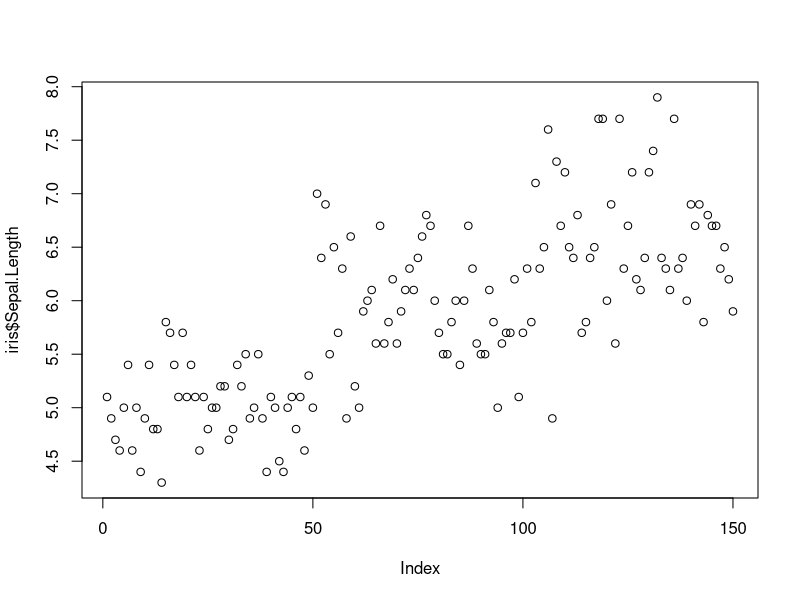
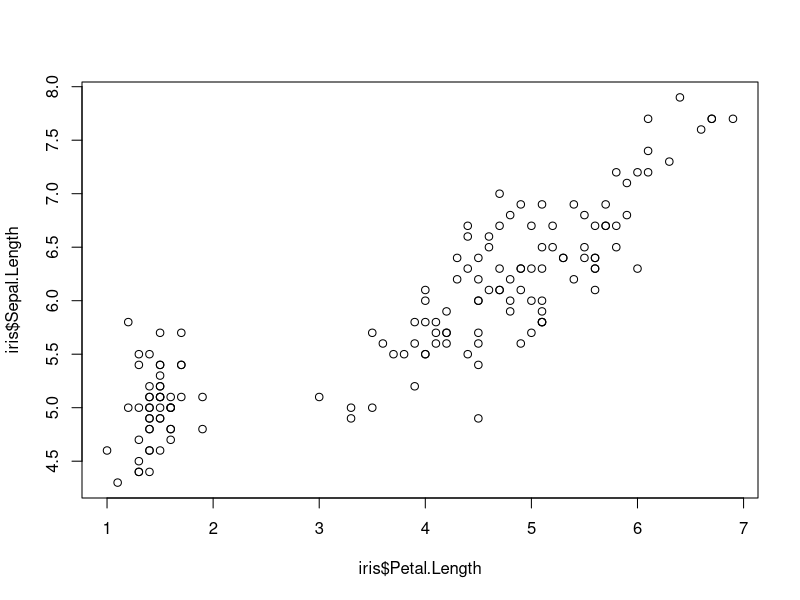
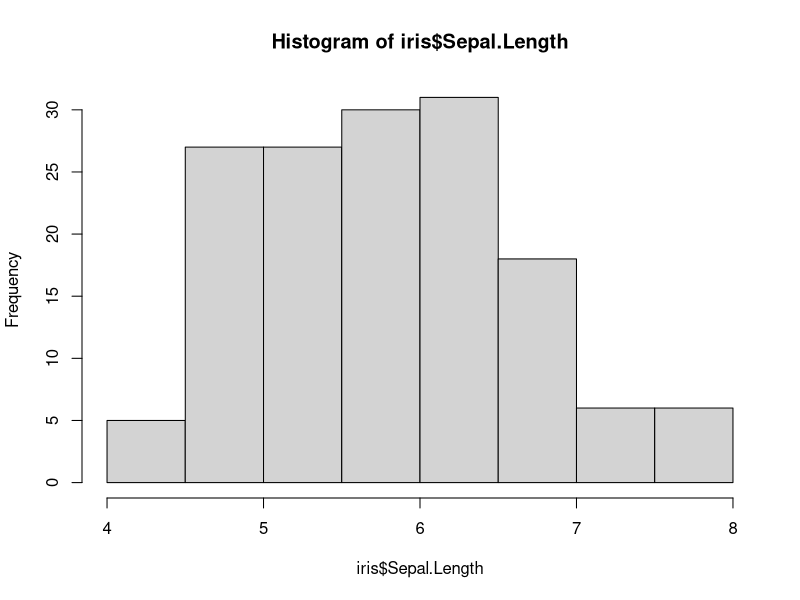
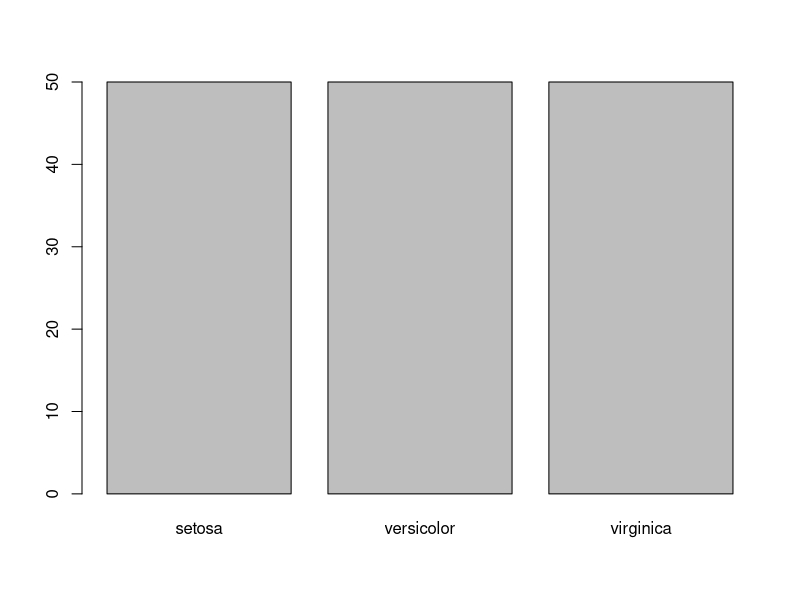
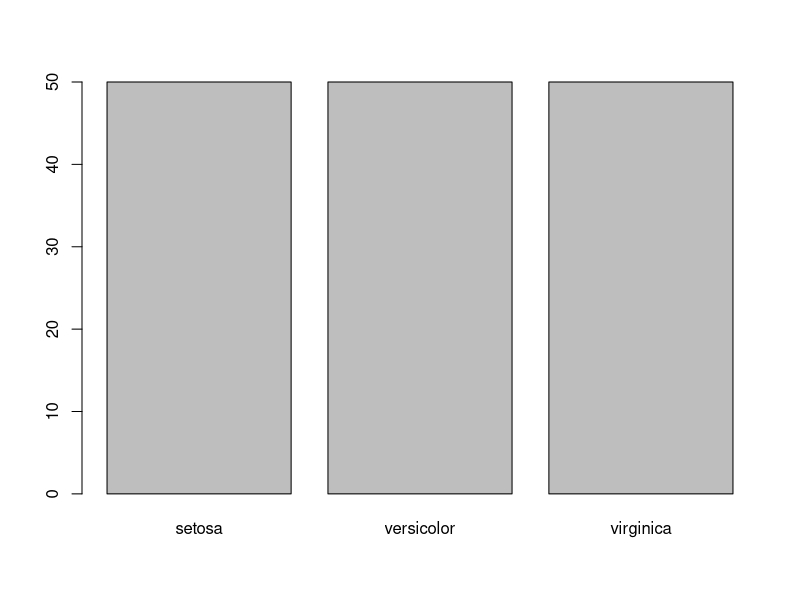
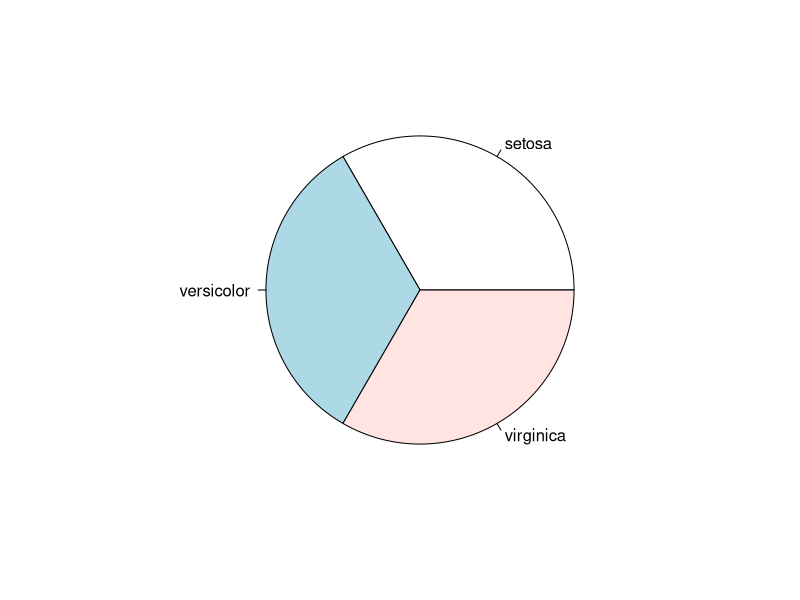
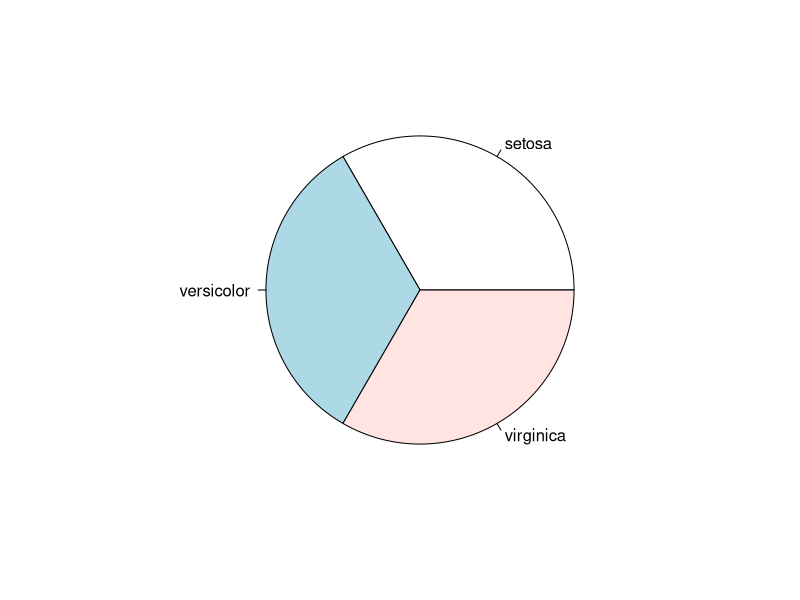
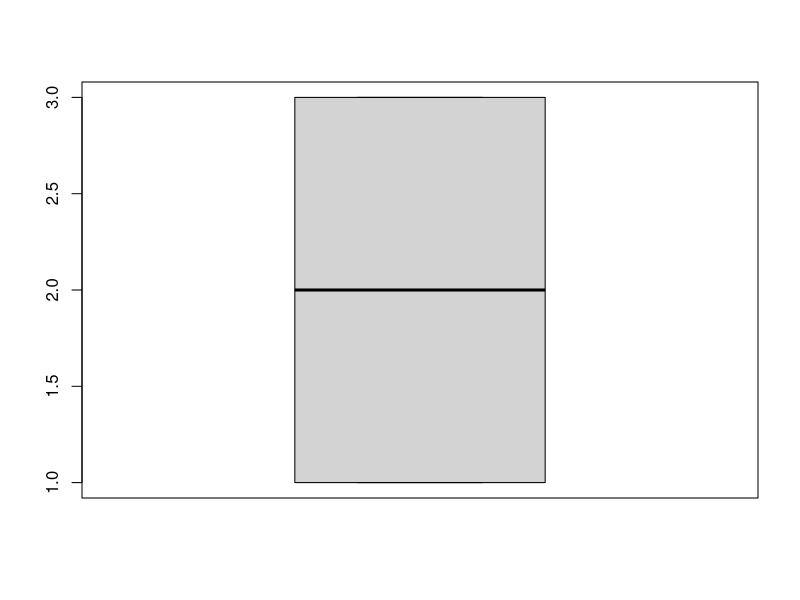

Generate these figures, in order, with R: (Note: this script raises an error after producing the figures.)
# Prepare!
#
data(iris)

# plot()
#
?plot

# Index plots
#
plot(iris$Sepal.Length)

# TODO: Draw an index plot. Use "Petal Width"!

# Scatter plot
#
plot(iris$Petal.Length, iris$Sepal.Length)

# TODO: Draw an scatter plot. Use "Petal Width" and "Sepal Width"!

# hist()
#
?hist
hist(iris$Sepal.Length)

# TODO: Draw a histogram. Use "Petal Width"!

# barplot() 
#
?barplot
table(iris$Species)
barplot( table(iris$Species) )

# Coding style!
species_freq <- table(iris$Species)
barplot( species_freq )

# Piecharts
#
pie( table(iris$Species) )

# Coding style!
species_freq <- table(iris$Species)
pie( species_freq )

# boxplot() 
#
boxplot(iris$Species)
boxplot(iris$Species, iris$Sepal.Length)

# Treasure box!
#########################################
#                                       #
# TODO: Keep your favourite R commands! #
#                                       #  
#########################################

# plot() 2.0
#
?plot
?class

# TODO: Play around with plot! Match the functions you used before with
# the "plot" version!
#

# class(iris)
plot(iris)
# Document!

# class(iris$Sepal.Length)
plot(iris$Sepal.Length)
# Document!

# class(iris$Petal) ; class(iris$Sepal.Length)
plot(iris$Petal.Length, iris$Sepal.Length)
# Document!

# class(iris$Species)
plot(iris$Species)
# Document!

# class(table(iris$Species))
plot(table(iris$Species))
# Document!

# Directionality matters
# plot(iris$Species, iris$Sepal.Length)
plot(iris$Sepal.Length, iris$Species)
# Document!

# TODO: uncomment class(), look at the classes of each object. 
# What does plot conditional on each class? Why?

# Treasure box!
#########################################
#                                       #
# TODO: Keep your favourite R commands! #
#                                       #  
#########################################

# Rising graphs
#

# Get a list of graphic parameter 
?par
par()

# Get a list of colors 
?colors
colors()

# Index plots
#
plot(iris$Sepal.Length)

# TODO: Vary the number!
plot(iris$Sepal.Length, pch=20)

# Colors!
# TODO: Vary the colors!

plot(iris$Sepal.Length, pch=20, col="steelblue")

# Headings
#
plot(iris$Sepal.Length, pch=20, col="steelblue", main="Test123")

# Labels
#
# xlab
plot(iris$Sepal.Length, pch=20, col="steelblue", main="Test123", 
     xlab="x_lab", ylab="ylab")
# ylab
plot(iris$Sepal.Length, pch=20, col="steelblue", main="Test123", 
     xlab="x_lab", ylab="ylab")

# TODO: Play around!
#
# type "p"
plot(iris$Sepal.Length, pch=20, col="steelblue", main="Test123", 
     xlab="x_lab", ylab="ylab", type="p")
# type "l"
plot(iris$Sepal.Length, pch=20, col="steelblue", main="Test123", 
     xlab="x_lab", ylab="ylab", type="l")
# type "b"
plot(iris$Sepal.Length, pch=20, col="steelblue", main="Test123", 
     xlab="x_lab", ylab="y_lab", type="b")


# Treasure box!
##########################################
#                                        #
# TODO: Keep your favourite R arguments! #
#                                        #  
##########################################

# TODO: Play around with all parameters to create an informative graph!
# Use ?iris to get alle necessary info on the variable "Sepal.Length"
hist(iris$Sepal.Width, breaks=30,
      main=NULL,
      xlim=c(1,7), ylim=c(0,40),
      xlab="Reappraisal", ylab="Häufigkeit",
      col="lightblue",
      right=FALSE)


# TODO: Create an informative barplot! Use "iris$Species" 
# Don't forget table()!


# TODO: Create an informative index plot! Use "iris$Sepa.Width"


# Low-level plots
#
?abline
?lines
?points

# TODO: Play around!
#
plot(iris$Petal.Length, iris$Sepal.Length)
abline(h=6, lwd=2)
abline(v=6, lty=2)
abline(a=0, b=3, lwd=3, col="red")

# TODO: Play around!
#
plot(iris$Petal.Length, iris$Sepal.Length)
text(5,5, labels = "text")

# Example: Advanced (3-Dimensions)
#
plot(iris$Petal.Length, iris$Sepal.Length, type="n")
abbrev_species <- abbreviate(iris$Species, minlength = 3)
text(iris$Petal.Length,iris$Sepal.Length, labels = abbrev_species)





#
#








# 5. Allgemeines zu Grafiken -----------------------------------

##### Grafiken speichen, z.B. als png:

# 1. Start des Speicherbefehls
png("Boxplot_Untergruppen.png", width=400, height=500)

# 2. Funktion, die die Grafik erzeugt
boxplot(daten$REAP ~ daten$geschl.f, ylim=c(1,7),
        main="Boxplots Reappraisal \n getrennt nach Geschlecht",
        xlab="Geschlecht", ylab="Reappraisal")

# 3. Ende des Speicherbefehls
dev.off()


